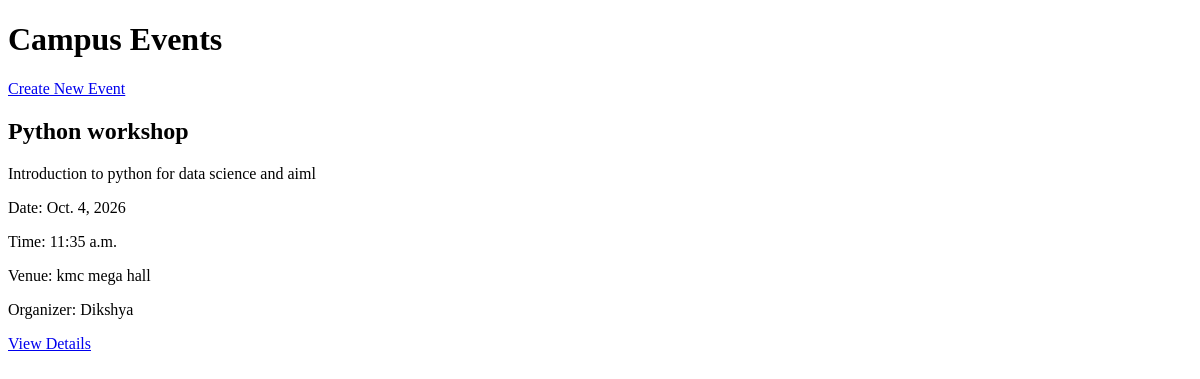
Page /events/ on the earlier database version.
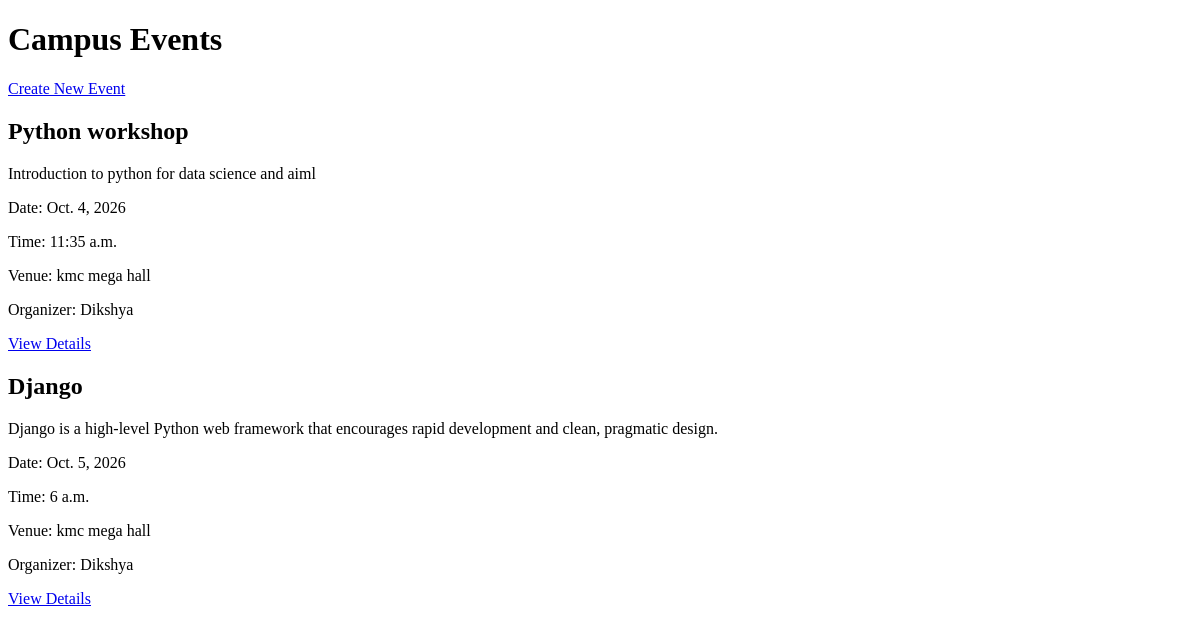
Same page on the later database version.
### events/models.py (models this page shows, shortened)
class Event(models.Model):
    title = models.CharField(max_length=200)
    description = models.TextField()
    date = models.DateField()
    time = models.TimeField()
    venue = models.CharField(max_length=200)
    organizer = models.ForeignKey(
        User,
        on_delete=models.CASCADE,
        related_name='organized_events'
    )
    created_at = models.DateTimeField(auto_now_add=True)

### events/views.py (the view)
# urls.py: path('', views.event_list, name='event_list'),
def event_list(request):
    events = Event.objects.all()
    return render(request, 'events/event_list.html', {
        'events': events
    })

### events/templates/events/event_list.html (shortened to what this page needs)
<!DOCTYPE html>
<html lang="en">
<head>
</head>
<body>
    <h1>Campus Events</h1>
    <a href="{% url 'event_create' %}"> Create New Event</a>
    {% for event in events %}
        <div>
            <h2>{{ event.title }}</h2>
            <p>{{ event.description }}</p>
            <p>
                Date: {{ event.date }}
            </p>
            <p>
                Time: {{ event.time }}
            </p>
            <p>
                Venue: {{ event.venue }}
            </p>
            <p>
                Organizer: {{ event.organizer.username }}
            </p>
            <a href="{% url 'event_detail' event.id %}">View Details</a>
        </div>
    {% empty %}
        <p>No events available.</p>
    {% endfor %}
</body>
</html>

Differences in the rows shown:
added Event: title "Django", description "Django is a high-level Python web framework that encourages rapid development and clean, pragmatic design.", date "Oct. 5, 2026", time "6 a.m.", venue "kmc mega hall", organizer.username "Dikshya"
